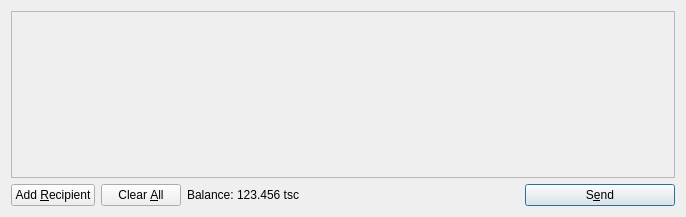
<?xml version="1.0" encoding="UTF-8"?>
<ui version="4.0">
 <class>SendCoinsDialog</class>
 <widget class="QDialog" name="SendCoinsDialog">
  <property name="geometry">
   <rect>
    <x>0</x>
    <y>0</y>
    <width>686</width>
    <height>217</height>
   </rect>
  </property>
  <property name="windowTitle">
   <string>Send Coins</string>
  </property>
  <layout class="QVBoxLayout" name="verticalLayout">
   <item>
    <widget class="QScrollArea" name="scrollArea">
     <property name="widgetResizable">
      <bool>true</bool>
     </property>
     <widget class="QWidget" name="scrollAreaWidgetContents">
      <property name="geometry">
       <rect>
        <x>0</x>
        <y>0</y>
        <width>666</width>
        <height>165</height>
       </rect>
      </property>
      <layout class="QVBoxLayout" name="verticalLayout_2">
       <property name="margin">
        <number>0</number>
       </property>
       <item>
        <layout class="QVBoxLayout" name="entries">
         <property name="spacing">
          <number>6</number>
         </property>
        </layout>
       </item>
       <item>
        <spacer name="verticalSpacer">
         <property name="orientation">
          <enum>Qt::Vertical</enum>
         </property>
         <property name="sizeHint" stdset="0">
          <size>
           <width>20</width>
           <height>40</height>
          </size>
         </property>
        </spacer>
       </item>
      </layout>
     </widget>
    </widget>
   </item>
   <item>
    <layout class="QHBoxLayout" name="horizontalLayout">
     <item>
      <widget class="QPushButton" name="addButton">
       <property name="toolTip">
        <string>Send to multiple recipients at once</string>
       </property>
       <property name="text">
        <string>Add &amp;Recipient</string>
       </property>
       <property name="icon">
        <iconset resource="../bitcoin.qrc">
         <normaloff>:/icons/add</normaloff>:/icons/add</iconset>
       </property>
       <property name="autoDefault">
        <bool>false</bool>
       </property>
      </widget>
     </item>
     <item>
      <widget class="QPushButton" name="clearButton">
       <property name="sizePolicy">
        <sizepolicy hsizetype="Minimum" vsizetype="Fixed">
         <horstretch>0</horstretch>
         <verstretch>0</verstretch>
        </sizepolicy>
       </property>
       <property name="toolTip">
        <string>Remove all transaction fields</string>
       </property>
       <property name="text">
        <string>Clear &amp;All</string>
       </property>
       <property name="icon">
        <iconset resource="../bitcoin.qrc">
         <normaloff>:/icons/remove</normaloff>:/icons/remove</iconset>
       </property>
       <property name="autoRepeatDelay">
        <number>300</number>
       </property>
       <property name="autoDefault">
        <bool>false</bool>
       </property>
      </widget>
     </item>
     <item>
      <layout class="QHBoxLayout" name="horizontalLayout_2">
       <property name="spacing">
        <number>3</number>
       </property>
       <item>
        <widget class="QLabel" name="label">
         <property name="text">
          <string>Balance:</string>
         </property>
        </widget>
       </item>
       <item>
        <widget class="QLabel" name="labelBalance">
         <property name="cursor">
          <cursorShape>IBeamCursor</cursorShape>
         </property>
         <property name="text">
          <string>123.456 tsc</string>
         </property>
         <property name="textInteractionFlags">
          <set>Qt::LinksAccessibleByMouse|Qt::TextSelectableByKeyboard|Qt::TextSelectableByMouse</set>
         </property>
        </widget>
       </item>
      </layout>
     </item>
     <item>
      <spacer name="horizontalSpacer">
       <property name="orientation">
        <enum>Qt::Horizontal</enum>
       </property>
       <property name="sizeHint" stdset="0">
        <size>
         <width>40</width>
         <height>20</height>
        </size>
       </property>
      </spacer>
     </item>
     <item>
      <widget class="QPushButton" name="sendButton">
       <property name="minimumSize">
        <size>
         <width>150</width>
         <height>0</height>
        </size>
       </property>
       <property name="toolTip">
        <string>Confirm the send action</string>
       </property>
       <property name="text">
        <string>S&amp;end</string>
       </property>
       <property name="icon">
        <iconset resource="../bitcoin.qrc">
         <normaloff>:/icons/send</normaloff>:/icons/send</iconset>
       </property>
       <property name="default">
        <bool>true</bool>
       </property>
      </widget>
     </item>
    </layout>
   </item>
  </layout>
 </widget>
 <resources>
  <include location="../bitcoin.qrc"/>
 </resources>
 <connections/>
</ui>
